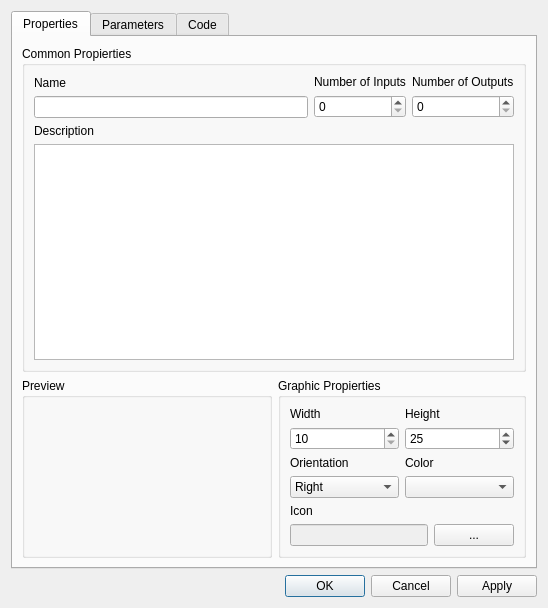
<?xml version="1.0" encoding="UTF-8"?>
<ui version="4.0">
 <class>DlgEditModelUI</class>
 <widget class="QDialog" name="DlgEditModelUI">
  <property name="geometry">
   <rect>
    <x>0</x>
    <y>0</y>
    <width>548</width>
    <height>608</height>
   </rect>
  </property>
  <property name="windowTitle">
   <string>Edit:</string>
  </property>
  <layout class="QVBoxLayout" name="verticalLayout">
   <item>
    <widget class="QTabWidget" name="tabWidget">
     <property name="currentIndex">
      <number>0</number>
     </property>
     <widget class="QWidget" name="tab">
      <attribute name="title">
       <string>Properties</string>
      </attribute>
      <layout class="QVBoxLayout" name="verticalLayout_2">
       <item>
        <widget class="QGroupBox" name="groupBox">
         <property name="title">
          <string>Common Propierties</string>
         </property>
         <layout class="QVBoxLayout" name="verticalLayout_7">
          <item>
           <layout class="QHBoxLayout" name="horizontalLayout_2">
            <property name="topMargin">
             <number>0</number>
            </property>
            <property name="bottomMargin">
             <number>0</number>
            </property>
            <item>
             <layout class="QVBoxLayout" name="verticalLayout_3">
              <property name="bottomMargin">
               <number>0</number>
              </property>
              <item>
               <widget class="QLabel" name="label">
                <property name="text">
                 <string>Name</string>
                </property>
               </widget>
              </item>
              <item>
               <widget class="QLineEdit" name="name"/>
              </item>
             </layout>
            </item>
            <item>
             <layout class="QVBoxLayout" name="verticalLayout_5">
              <property name="bottomMargin">
               <number>0</number>
              </property>
              <item>
               <widget class="QLabel" name="label_3">
                <property name="text">
                 <string>Number of Inputs</string>
                </property>
               </widget>
              </item>
              <item>
               <widget class="QSpinBox" name="inputs"/>
              </item>
             </layout>
            </item>
            <item>
             <layout class="QVBoxLayout" name="verticalLayout_4">
              <item>
               <widget class="QLabel" name="label_2">
                <property name="text">
                 <string>Number of Outputs</string>
                </property>
               </widget>
              </item>
              <item>
               <widget class="QSpinBox" name="outputs"/>
              </item>
             </layout>
            </item>
           </layout>
          </item>
          <item>
           <layout class="QVBoxLayout" name="verticalLayout_6">
            <item>
             <widget class="QLabel" name="label_4">
              <property name="text">
               <string>Description</string>
              </property>
             </widget>
            </item>
            <item>
             <widget class="QPlainTextEdit" name="description"/>
            </item>
           </layout>
          </item>
         </layout>
        </widget>
       </item>
       <item>
        <layout class="QHBoxLayout" name="horizontalLayout">
         <property name="rightMargin">
          <number>0</number>
         </property>
         <item>
          <widget class="QGroupBox" name="gpPreview">
           <property name="minimumSize">
            <size>
             <width>250</width>
             <height>50</height>
            </size>
           </property>
           <property name="title">
            <string>Preview</string>
           </property>
           <layout class="QVBoxLayout" name="verticalLayout_12">
            <item>
             <layout class="QVBoxLayout" name="layoutPreview">
              <property name="spacing">
               <number>50</number>
              </property>
              <property name="sizeConstraint">
               <enum>QLayout::SetDefaultConstraint</enum>
              </property>
             </layout>
            </item>
           </layout>
          </widget>
         </item>
         <item>
          <widget class="QGroupBox" name="gpGraphicsProperties">
           <property name="minimumSize">
            <size>
             <width>0</width>
             <height>50</height>
            </size>
           </property>
           <property name="title">
            <string>Graphic Propierties</string>
           </property>
           <layout class="QVBoxLayout" name="verticalLayout_8">
            <item>
             <layout class="QHBoxLayout" name="horizontalLayout_3">
              <property name="topMargin">
               <number>0</number>
              </property>
              <property name="bottomMargin">
               <number>0</number>
              </property>
              <item>
               <layout class="QVBoxLayout" name="verticalLayout_9">
                <property name="bottomMargin">
                 <number>0</number>
                </property>
                <item>
                 <widget class="QLabel" name="label_6">
                  <property name="text">
                   <string>Width</string>
                  </property>
                 </widget>
                </item>
                <item>
                 <widget class="QSpinBox" name="width_block">
                  <property name="minimum">
                   <number>10</number>
                  </property>
                  <property name="maximum">
                   <number>500</number>
                  </property>
                  <property name="singleStep">
                   <number>5</number>
                  </property>
                  <property name="value">
                   <number>10</number>
                  </property>
                 </widget>
                </item>
               </layout>
              </item>
              <item>
               <layout class="QVBoxLayout" name="verticalLayout_10">
                <item>
                 <widget class="QLabel" name="label_7">
                  <property name="text">
                   <string>Height</string>
                  </property>
                 </widget>
                </item>
                <item>
                 <widget class="QSpinBox" name="height_block">
                  <property name="minimum">
                   <number>10</number>
                  </property>
                  <property name="maximum">
                   <number>500</number>
                  </property>
                  <property name="singleStep">
                   <number>5</number>
                  </property>
                  <property name="value">
                   <number>25</number>
                  </property>
                 </widget>
                </item>
               </layout>
              </item>
             </layout>
            </item>
            <item>
             <layout class="QHBoxLayout" name="horizontalLayout_4">
              <property name="topMargin">
               <number>0</number>
              </property>
              <property name="bottomMargin">
               <number>0</number>
              </property>
              <item>
               <layout class="QVBoxLayout" name="verticalLayout_11">
                <property name="bottomMargin">
                 <number>0</number>
                </property>
                <item>
                 <widget class="QLabel" name="label_8">
                  <property name="text">
                   <string>Orientation</string>
                  </property>
                 </widget>
                </item>
                <item>
                 <widget class="QComboBox" name="comboDirection">
                  <item>
                   <property name="text">
                    <string>Right</string>
                   </property>
                  </item>
                  <item>
                   <property name="text">
                    <string>Down</string>
                   </property>
                  </item>
                  <item>
                   <property name="text">
                    <string>Left</string>
                   </property>
                  </item>
                  <item>
                   <property name="text">
                    <string>Up</string>
                   </property>
                  </item>
                 </widget>
                </item>
               </layout>
              </item>
              <item>
               <layout class="QVBoxLayout" name="colorLayout">
                <item>
                 <widget class="QLabel" name="label_9">
                  <property name="text">
                   <string>Color</string>
                  </property>
                 </widget>
                </item>
                <item>
                 <widget class="QComboBox" name="colorCombo"/>
                </item>
               </layout>
              </item>
             </layout>
            </item>
            <item>
             <layout class="QVBoxLayout" name="verticalLayout_13">
              <property name="bottomMargin">
               <number>0</number>
              </property>
              <item>
               <widget class="QLabel" name="label_10">
                <property name="text">
                 <string>Icon</string>
                </property>
               </widget>
              </item>
              <item>
               <layout class="QHBoxLayout" name="horizontalLayout_5">
                <property name="topMargin">
                 <number>0</number>
                </property>
                <item>
                 <widget class="QLineEdit" name="iconPath">
                  <property name="enabled">
                   <bool>false</bool>
                  </property>
                 </widget>
                </item>
                <item>
                 <widget class="QPushButton" name="findIcon">
                  <property name="text">
                   <string>...</string>
                  </property>
                 </widget>
                </item>
               </layout>
              </item>
             </layout>
            </item>
           </layout>
          </widget>
         </item>
        </layout>
       </item>
      </layout>
     </widget>
     <widget class="QWidget" name="tab_2">
      <attribute name="title">
       <string>Parameters</string>
      </attribute>
      <layout class="QVBoxLayout" name="verticalLayout_15">
       <item>
        <layout class="QHBoxLayout" name="horizontalLayout_6">
         <property name="rightMargin">
          <number>0</number>
         </property>
         <item>
          <widget class="QTableWidget" name="parameters">
           <property name="font">
            <font>
             <pointsize>7</pointsize>
            </font>
           </property>
           <property name="editTriggers">
            <set>QAbstractItemView::NoEditTriggers</set>
           </property>
           <property name="selectionBehavior">
            <enum>QAbstractItemView::SelectRows</enum>
           </property>
           <attribute name="horizontalHeaderDefaultSectionSize">
            <number>100</number>
           </attribute>
           <column>
            <property name="text">
             <string>Name</string>
            </property>
           </column>
           <column>
            <property name="text">
             <string>Type</string>
            </property>
           </column>
           <column>
            <property name="text">
             <string>Value</string>
            </property>
           </column>
           <column>
            <property name="text">
             <string>Description</string>
            </property>
           </column>
          </widget>
         </item>
         <item>
          <layout class="QVBoxLayout" name="verticalLayout_14">
           <property name="spacing">
            <number>0</number>
           </property>
           <item>
            <widget class="QToolButton" name="up">
             <property name="toolTip">
              <string>Move up</string>
             </property>
             <property name="text">
              <string>...</string>
             </property>
             <property name="arrowType">
              <enum>Qt::UpArrow</enum>
             </property>
            </widget>
           </item>
           <item>
            <widget class="QToolButton" name="down">
             <property name="toolTip">
              <string>Move Down</string>
             </property>
             <property name="text">
              <string>...</string>
             </property>
             <property name="arrowType">
              <enum>Qt::DownArrow</enum>
             </property>
            </widget>
           </item>
           <item>
            <widget class="QToolButton" name="newParam">
             <property name="toolTip">
              <string>New parameter</string>
             </property>
             <property name="text">
              <string>...</string>
             </property>
             <property name="icon">
              <iconset resource="../pdme.qrc">
               <normaloff>:/images/new.png</normaloff>:/images/new.png</iconset>
             </property>
            </widget>
           </item>
           <item>
            <widget class="QToolButton" name="deleteParam">
             <property name="toolTip">
              <string>Delete parameter</string>
             </property>
             <property name="text">
              <string>-</string>
             </property>
             <property name="icon">
              <iconset resource="../pdme.qrc">
               <normaloff>:/images/delete.png</normaloff>:/images/delete.png</iconset>
             </property>
            </widget>
           </item>
          </layout>
         </item>
        </layout>
       </item>
       <item>
        <layout class="QFormLayout" name="formLayout">
         <property name="fieldGrowthPolicy">
          <enum>QFormLayout::ExpandingFieldsGrow</enum>
         </property>
         <item row="0" column="0">
          <widget class="QLabel" name="label_5">
           <property name="text">
            <string>Name</string>
           </property>
          </widget>
         </item>
         <item row="0" column="1">
          <widget class="QLineEdit" name="nameParam"/>
         </item>
         <item row="1" column="0">
          <widget class="QLabel" name="label_11">
           <property name="text">
            <string>Type</string>
           </property>
          </widget>
         </item>
         <item row="1" column="1">
          <widget class="QComboBox" name="typeParam">
           <item>
            <property name="text">
             <string>String</string>
            </property>
           </item>
           <item>
            <property name="text">
             <string>Value</string>
            </property>
           </item>
           <item>
            <property name="text">
             <string>List</string>
            </property>
           </item>
          </widget>
         </item>
         <item row="5" column="0">
          <widget class="QLabel" name="label_13">
           <property name="text">
            <string>Description</string>
           </property>
          </widget>
         </item>
         <item row="5" column="1">
          <widget class="QPlainTextEdit" name="descParam"/>
         </item>
         <item row="6" column="1">
          <widget class="QPushButton" name="editList">
           <property name="enabled">
            <bool>false</bool>
           </property>
           <property name="text">
            <string>Edit List...</string>
           </property>
          </widget>
         </item>
         <item row="3" column="1">
          <widget class="QLineEdit" name="valueParam"/>
         </item>
         <item row="3" column="0">
          <widget class="QLabel" name="labelValue">
           <property name="text">
            <string>Value</string>
           </property>
          </widget>
         </item>
         <item row="4" column="0">
          <widget class="QLabel" name="labelList">
           <property name="text">
            <string>Value</string>
           </property>
          </widget>
         </item>
         <item row="4" column="1">
          <widget class="QComboBox" name="valueList"/>
         </item>
        </layout>
       </item>
      </layout>
     </widget>
     <widget class="QWidget" name="tab_3">
      <attribute name="title">
       <string>Code</string>
      </attribute>
      <layout class="QVBoxLayout" name="verticalLayout_18">
       <item>
        <layout class="QHBoxLayout" name="horizontalLayout_7">
         <item>
          <widget class="QLabel" name="label_16">
           <property name="text">
            <string>Path</string>
           </property>
          </widget>
         </item>
         <item>
          <widget class="QLineEdit" name="path">
           <property name="enabled">
            <bool>true</bool>
           </property>
          </widget>
         </item>
        </layout>
       </item>
       <item>
        <layout class="QHBoxLayout" name="horizontalLayout_8">
         <property name="rightMargin">
          <number>0</number>
         </property>
         <item>
          <layout class="QVBoxLayout" name="dirLayout">
           <property name="rightMargin">
            <number>0</number>
           </property>
           <item>
            <widget class="QTreeWidget" name="dirs">
             <property name="alternatingRowColors">
              <bool>true</bool>
             </property>
             <column>
              <property name="text">
               <string notr="true">1</string>
              </property>
             </column>
            </widget>
           </item>
          </layout>
         </item>
         <item>
          <layout class="QVBoxLayout" name="verticalLayout_16">
           <item>
            <widget class="QLabel" name="label_14">
             <property name="text">
              <string>Files</string>
             </property>
            </widget>
           </item>
           <item>
            <widget class="QListWidget" name="files">
             <property name="alternatingRowColors">
              <bool>true</bool>
             </property>
            </widget>
           </item>
          </layout>
         </item>
        </layout>
       </item>
       <item>
        <layout class="QHBoxLayout" name="horizontalLayout_9">
         <item>
          <widget class="QToolButton" name="editCode">
           <property name="text">
            <string>Edit Code</string>
           </property>
          </widget>
         </item>
         <item>
          <widget class="QToolButton" name="newCode">
           <property name="text">
            <string>New file</string>
           </property>
          </widget>
         </item>
        </layout>
       </item>
      </layout>
     </widget>
    </widget>
   </item>
   <item>
    <widget class="QDialogButtonBox" name="buttonBox">
     <property name="orientation">
      <enum>Qt::Horizontal</enum>
     </property>
     <property name="standardButtons">
      <set>QDialogButtonBox::Apply|QDialogButtonBox::Cancel|QDialogButtonBox::Ok</set>
     </property>
    </widget>
   </item>
  </layout>
 </widget>
 <resources>
  <include location="../pdme.qrc"/>
 </resources>
 <connections>
  <connection>
   <sender>buttonBox</sender>
   <signal>accepted()</signal>
   <receiver>DlgEditModelUI</receiver>
   <slot>accept()</slot>
   <hints>
    <hint type="sourcelabel">
     <x>257</x>
     <y>598</y>
    </hint>
    <hint type="destinationlabel">
     <x>157</x>
     <y>274</y>
    </hint>
   </hints>
  </connection>
  <connection>
   <sender>buttonBox</sender>
   <signal>rejected()</signal>
   <receiver>DlgEditModelUI</receiver>
   <slot>reject()</slot>
   <hints>
    <hint type="sourcelabel">
     <x>325</x>
     <y>598</y>
    </hint>
    <hint type="destinationlabel">
     <x>286</x>
     <y>274</y>
    </hint>
   </hints>
  </connection>
 </connections>
</ui>
